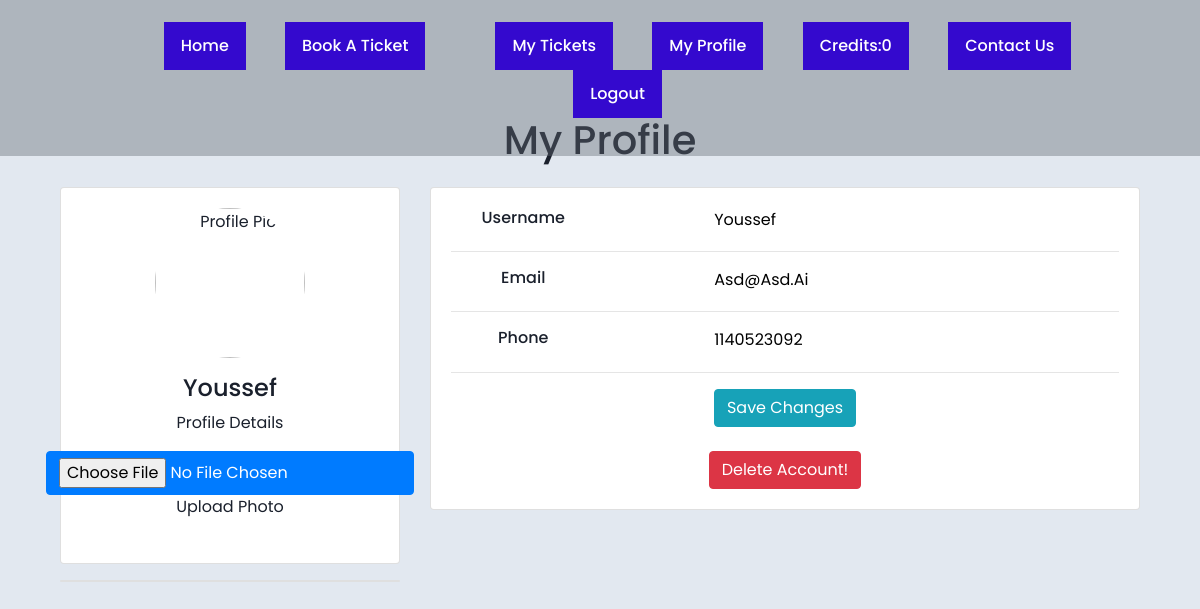
Page /profile.php (signed in) on the earlier database version.
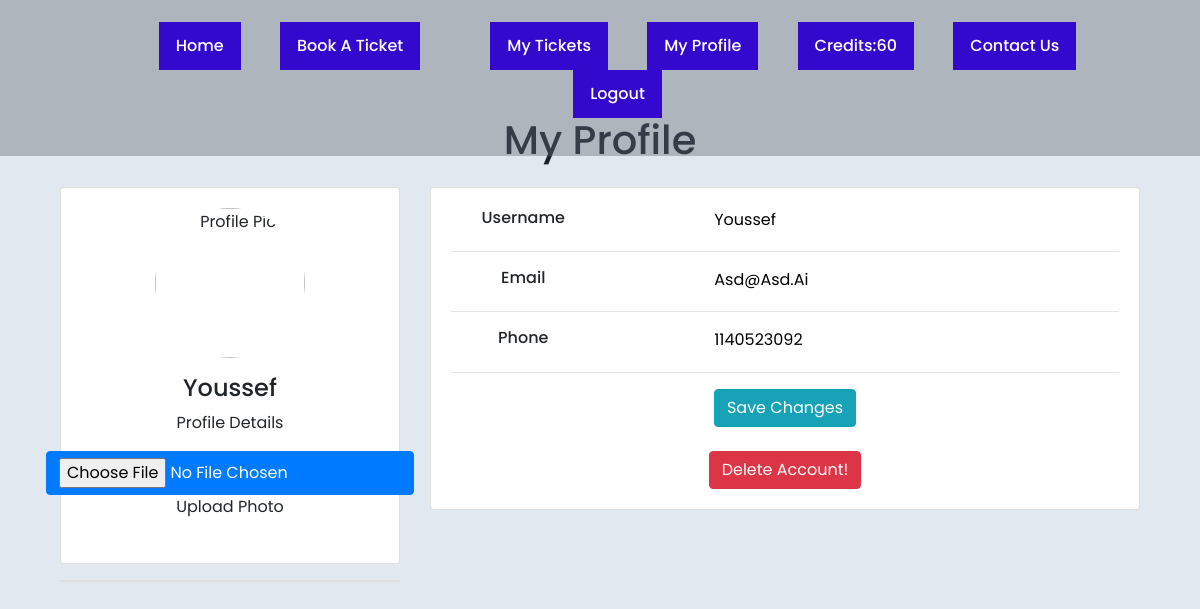
Same page on the later database version.
### tables this page shows
CREATE TABLE `users` (
  `id` int(10) NOT NULL,
  `user_name` varchar(200) NOT NULL,
  `user_email` varchar(200) NOT NULL,
  `user_password` varchar(200) NOT NULL,
  `user_phone` int(12) NOT NULL,
  `user_type` varchar(10) NOT NULL,
  `profile_picture` varchar(255) NOT NULL DEFAULT 'default-pp.jpg',
  `hasTicket` int(1) NOT NULL,
  `user_balance` int(255) NOT NULL
);

### profile.php (the view, shortened to what this page needs)
<?php require_once 'database/dbConnection.php';
 ?>
<?php session_start();
        include 'navbar.php'; ?>
<!DOCTYPE html>
<html lang="en">
<br>
<br>
<br>
<br>
<head>
    <center><h1>My Profile</h1></center>
    <link href="https://cdn.jsdelivr.net/npm/bootstrap@4.4.1/dist/css/bootstrap.min.css" rel="stylesheet">
</head>
<body>
<div class="container">
    <div class="main-body">
<div class="row gutters-sm">
<div class="col-md-4 mb-3">
<div class="card">
<div class="card-body">
<div class="d-flex flex-column align-items-center text-center">
    <?php
        $currentUSERID = $_SESSION['user_id'];
        $sqlPicture = "SELECT profile_picture FROM users WHERE id = '$currentUSERID'";
        $result = mysqli_query($conn,$sqlPicture);
        $row = mysqli_fetch_array($result);
    ?>
<img src="upload/<?=$row['profile_picture'];?>" alt="Profile Pic" class="rounded-circle" width="150">
<div class="mt-3">
<h4 ><?php echo $_SESSION['username'];?></h4>
<p> Profile Details </p>
<form name="myProfile" enctype = "multipart/form-data" action = "" method = 'POST' novalidate onsubmit="return validateform()">
<input type = "file" name = 'profile_picture' class="btn btn-primary">Upload photo</button>
<br>
<br>
</div>
</div>
</div>
</div>
<div class="card mt-3">
</div>
</div>
<div class="col-md-8">
<div class="card mb-3">
<div class="card-body">
<div class="row">
<div class="col-sm-3">
<h6>Username</h6>
</div>
<div class="col-sm-9 text-secondary">
        <?php
        $currentUserName = $_SESSION['username'];?>
<input type="text" id="fname" name="profileusername" value = "<?php echo $currentUserName;?>"><br>
</div>
</div>
<hr>
<div class="row">
<div class="col-sm-3">
<h6 >Email</h6>
</div>
<div class="col-sm-9 text-secondary">
<?php
        $currentUserEmail = $_SESSION['user_email'];?>
<input type="email" id="mail" name="profileemail" value = "<?php echo $currentUserEmail;?>"><br>
</div>
</div>
<hr>
<div class="row">
<div class="col-sm-3">
<h6 >Phone</h6>
</div>
<div class="col-sm-9 text-secondary">
<?php
        $currentUserPhone = $_SESSION['user_phone'];?>
<input type="text" id="pho" name="profilephone" value = "<?php echo $currentUserPhone;?>"><br>
</div>
</div>
<hr>
<center><input type = 'submit' name = 'save' value = 'Save changes' class="btn btn-info " target="__blank" href=""></input></center><br>
<form action = 'deleteAccount.php' method = 'POST'>
    <center><input type = 'submit' value = 'Delete Account!' class="btn btn-danger "></center>
</form>
</body>
</html>

### navbar.php (shortened to what this page needs)
<?php
require_once './database/dbConnection.php';
?>
<html>
<head>
  <link rel="stylesheet" href="css/navbar.css" />
  <link rel="stylesheet" href="css/index.css" />
</head>
  <nav>
    <ul id="menu">
      <?php
      if (isset($_SESSION['user_id'])):
        $id=$_SESSION['user_id'];
        $sql="SELECT user_balance FROM users where id ='$id'";
        $result=mysqli_query($conn,$sql);
        $row=mysqli_fetch_array($result)
    ?>
      <li> <a href="index.php">Home</li></a>
      <li><a href="book-a-ticket.php">Book A Ticket</a><li>
        <li> <a href="train-ticket.php">My Tickets</li></a>
        <li> <a href="profile.php">My Profile</li></a>
        <li><a href="index.php">Credits:<?php echo $row[0] ?></li></a>
        <li><a href="cu.php">Contact us</a></li>
      <li> <a href="logout.php">Logout</li></a>
      <?php endif;?>
    </ul>
  </nav>
</html>

Differences in the rows shown:
changed users: user_balance "0" → "60"
